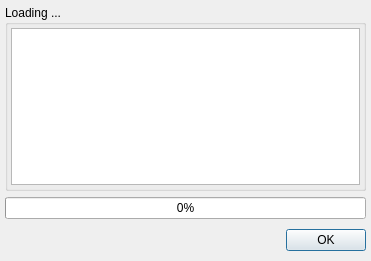
<ui version="4.0" >
 <author></author>
 <comment></comment>
 <exportmacro></exportmacro>
 <class>LoadingDialog</class>
 <widget class="QDialog" name="LoadingDialog" >
  <property name="geometry" >
   <rect>
    <x>0</x>
    <y>0</y>
    <width>371</width>
    <height>261</height>
   </rect>
  </property>
  <property name="windowTitle" >
   <string>Loading ...</string>
  </property>
  <layout class="QVBoxLayout" >
   <property name="margin" >
    <number>5</number>
   </property>
   <property name="spacing" >
    <number>6</number>
   </property>
   <item>
    <widget class="QGroupBox" name="grp" >
     <property name="title" >
      <string>Loading ...</string>
     </property>
     <layout class="QHBoxLayout" >
      <property name="margin" >
       <number>3</number>
      </property>
      <property name="spacing" >
       <number>6</number>
      </property>
      <item>
       <widget class="QListWidget" name="list" />
      </item>
     </layout>
    </widget>
   </item>
   <item>
    <widget class="QProgressBar" name="progress" >
     <property name="value" >
      <number>0</number>
     </property>
     <property name="orientation" >
      <enum>Qt::Horizontal</enum>
     </property>
     <property name="textDirection" >
      <enum>QProgressBar::TopToBottom</enum>
     </property>
    </widget>
   </item>
   <item>
    <layout class="QHBoxLayout" >
     <property name="margin" >
      <number>0</number>
     </property>
     <property name="spacing" >
      <number>6</number>
     </property>
     <item>
      <spacer>
       <property name="orientation" >
        <enum>Qt::Horizontal</enum>
       </property>
       <property name="sizeHint" >
        <size>
         <width>131</width>
         <height>31</height>
        </size>
       </property>
      </spacer>
     </item>
     <item>
      <widget class="QPushButton" name="btnOK" >
       <property name="text" >
        <string>OK</string>
       </property>
      </widget>
     </item>
    </layout>
   </item>
  </layout>
 </widget>
 <pixmapfunction></pixmapfunction>
 <resources>
  <include location="ressources.qrc" />
 </resources>
 <connections>
  <connection>
   <sender>btnOK</sender>
   <signal>clicked()</signal>
   <receiver>LoadingDialog</receiver>
   <slot>accept()</slot>
   <hints>
    <hint type="sourcelabel" >
     <x>278</x>
     <y>253</y>
    </hint>
    <hint type="destinationlabel" >
     <x>96</x>
     <y>254</y>
    </hint>
   </hints>
  </connection>
 </connections>
</ui>
